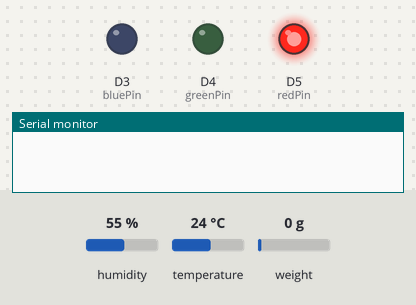
The sketch below on a simulated Arduino MKR. Shown: output pins drawn as LEDs (lit = HIGH), the last lines printed to the serial monitor. The test bench sets the inputs (shaded band); at power-on: humidity 55 %, temperature 24 °C, weight on the scale 0 g. WiFi joins after 1.5 s; servers stay silent unless stated; uploads are accepted with an empty reply.

Above: at 0.1 s.
At 1.1 s:
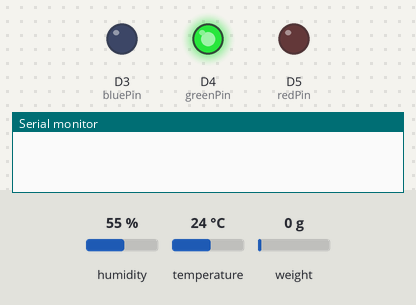
At 2.1 s:
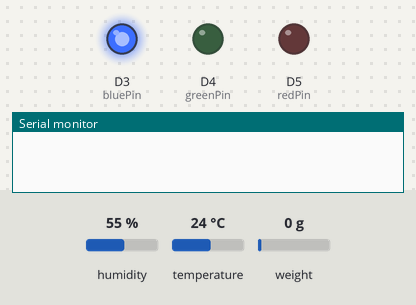
At 15.8 s:
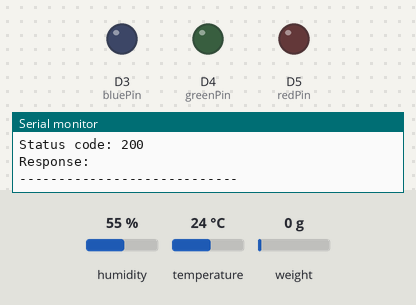
Timing chart, 0 to 17.3 s (numbered marks = the images above):
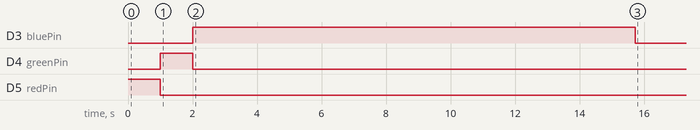

The sketch:

smart-cup-sketch.ino
```cpp
#include "HX711.h"
#include "DHT.h"
#include <Wire.h>
#include <SPI.h>
#include <WiFiNINA.h>
#include <ArduinoHttpClient.h>

#define DHTPIN 2
#define DHTTYPE DHT11

// Network
char ssid[] = "ENTER-WIFI-SSID";
char pass[] = "ENTER-WIFI-PASSWORD";
int status = WL_IDLE_STATUS;

int redPin= 5;
int greenPin = 4;
int bluePin = 3;

// HX711 circuit wiring
const int LOADCELL_DOUT_PIN = 6;
const int LOADCELL_SCK_PIN = 7;

HX711 scale;
float X_out, Y_out;
char serverAddress[] = "ENTER-BACKEND-IP";
int port = 9085;

WiFiClient wifi;
HttpClient client = HttpClient(wifi, serverAddress, port);

DHT dht(DHTPIN, DHTTYPE);


void setup() {
  Serial.begin(9600);

  pinMode(redPin, OUTPUT);
  pinMode(greenPin, OUTPUT);
  pinMode(bluePin, OUTPUT);

  setColor(255, 0, 0); // Red Color
  delay(1000);
  setColor(0, 255, 0); // Green Color
  delay(1000);
  setColor(0, 0, 255); // Blue Color
  delay(1000);

  // Scale setup
  Serial.println("Initializing the scale");
  scale.begin(LOADCELL_DOUT_PIN, LOADCELL_SCK_PIN);
  scale.set_scale(2280.f);

  //Temp sensor setup
  dht.begin();

  if (WiFi.status() == WL_NO_MODULE) {
    Serial.println("Communication with WiFi module failed!");
    while (true);
  }

  while (status != WL_CONNECTED) {
    Serial.print("Attempting to connect to WPA SSID: ");
    Serial.println(ssid);

    // Connect to WPA/WPA2 network:
    status = WiFi.begin(ssid, pass);
    delay(10000);
  }
}

void loop() {
  // Network check
  if (WiFi.SSID() != String(ssid)) {
    status = NULL;
    setup();
  }
  Serial.println(WiFi.SSID());
  Serial.println("-----");

  // Scale reading
  int scaleInt = scale.get_units(10)+20;
  String scaleValue = String(scaleInt);
  Serial.print("Scale:\t");
  Serial.println(scaleValue);
  scale.power_down();

  // Temperature reading
  float t = dht.readTemperature();
  Serial.print("Temperature (celsius): ");
  Serial.println(t);

  // HTTP Request
  Serial.println("making GET request");
  client.get("/smart-cup?scale="+scaleValue+"&temperature="+String(t));

  // read the status code and body of the response
  int statusCode = client.responseStatusCode();
  String response = client.responseBody();

  Serial.print("Status code: ");
  Serial.println(statusCode);
  Serial.print("Response: ");
  Serial.println(response);
  Serial.println("----------------------------");


  if (scaleInt < -110) {
    if (t > 60) {
      setColor(100, 0, 0);
    }
    else if (t > 30) {
      setColor(0, 100, 0);
    }
    else {
      setColor(0, 0, 100);
    }
  }
  else {
    setColor(0, 0, 0);
  }

  // Wait
  delay(10000);
  scale.power_up();
}

void setColor(int redValue, int greenValue, int blueValue) {
  analogWrite(redPin, redValue);
  analogWrite(greenPin, greenValue);
  analogWrite(bluePin, blueValue);
}
```

Measured:
- by itself, D3 (bluePin): HIGH → LOW at 15.7 s
